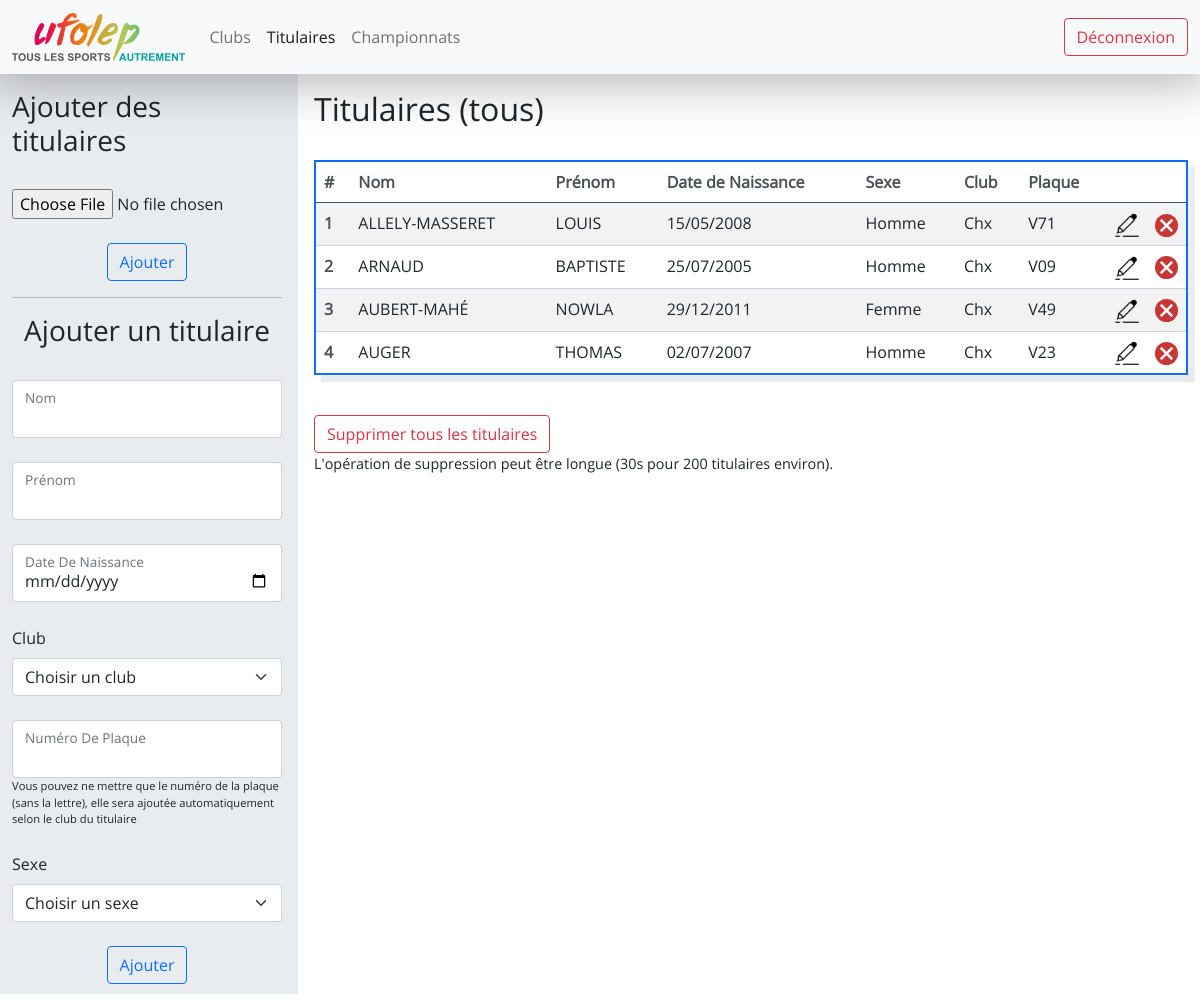
/titulaires/ (signed in), run on the app's committed database.
### website/models.py (models this page shows)
class Titulaire(db.Model) :
    __tablename__ = "titulaire"
    id = db.Column(db.Integer, primary_key=True)
    nom = db.Column(db.String(100), nullable=False)
    prenom = db.Column(db.String(100), nullable=False)
    date_naissance = db.Column(db.Date, nullable=False)
    numero_plaque = db.Column(db.String(2), nullable=False)
    club_id = db.Column(db.Integer, db.ForeignKey('club.id'), nullable=False)
    sexe_id = db.Column(db.Integer, db.ForeignKey('sexe.id'), nullable=False)
    manches = db.relationship('Participant_manche', cascade="all, delete-orphan",backref='titulaire_manche', lazy=True)
    races = db.relationship('Participant_race',cascade="all, delete-orphan",backref='titulaire_race', lazy=True)

class Sexe(db.Model) :
    __tablename__ = "sexe"
    id = db.Column(db.Integer, primary_key=True)
    denomination = db.Column(db.String(20), unique=True, nullable=False)
    titulaires = db.relationship('Titulaire', backref='sexe', lazy=True)

### website/views.py (the view)
@views.route("/titulaires/")
@login_required
def titulaires() :
    titulaires = get_titulaires_dict(Titulaire.query.all())
    clubs = Club.query.all()
    sexes = Sexe.query.all()
    return render_template("titulaires.html", title="tous", titulaires=titulaires, clubs=clubs, sexes=sexes)

### app.py (called while the page is built)
@app.teardown_appcontext
def shutdown_session(exception=None):
    db.session.remove()

### website/__init__.py (called while the page is built)
def create_app() :
    app = Flask(__name__)
    app.config["SECRET_KEY"] = "ti=his is a test"
    app.config['SQLALCHEMY_DATABASE_URI'] = 'sqlite:///database.db'
    app.config['SQLALCHEMY_TRACK_MODIFICATIONS'] = True
    db.init_app(app)
    login_manager = LoginManager()
    login_manager.login_view = "auth.login"
    login_manager.init_app(app)
    from .models import User
    @login_manager.user_loader
    def load_user(user_id) :
        return User.query.get(int(user_id))
    from .views import views
    from .auth import auth
    app.register_blueprint(views, url_prefix="/")
    app.register_blueprint(auth, url_prefix="/")
    db.create_all(app=app)
    return app

### website/views.py (called while the page is built)
def get_titulaires_dict(titulaires):
    to_return = []
    for titulaire in titulaires :
        club = Club.query.filter_by(id=titulaire.club_id).first()
        sexe = Sexe.query.filter_by(id=titulaire.sexe_id).first()
        to_return.append({
            "id": titulaire.id,
            "nom": titulaire.nom,
            "prenom": titulaire.prenom,
            "date_naissance": titulaire.date_naissance.strftime("%d/%m/%Y"),
            "club": club.ville[0].upper() + club.ville[1:],
            "sexe": sexe.denomination,
            "plaque": str(titulaire.numero_plaque),
        })
    return to_return

### website/templates/titulaires.html (shortened to what this page needs)
{% extends "logged.html" %}
{% block logged_css %}
<link
    href="{{ url_for('static', filename='titulaires.css') }}"
    rel="stylesheet"
>
{% endblock %}
{% block left_col %}
<form class="" method="POST" action="/add_titulaires/" enctype="multipart/form-data">
    <div class="title horizontal-flex mb-4">
        <h3>Ajouter des titulaires</h3>
    </div>
     <div class="form-floating mb-4">
        <input type="file" name="xls" accept=".xls">
     </div>
       <div class="horizontal-flex">
        <button type="submit" class="btn btn-outline-primary">Ajouter</button>
    </div>
    <HR ALIGN=CENTER WIDTH="100%">
</form>
<form class="" method="post">
    <div class="title horizontal-flex mb-4">
        <h3>Ajouter un titulaire</h3>
    </div>
    <div class="form-floating mb-4">
        <input type="text" class="form-control {% if name %}is-invalid{% endif %}" id="name" name="name">
        <label for="name">Nom</label>
    </div>
    <div class="form-floating mb-4">
        <input type="text" class="form-control {% if surname %}is-invalid{% endif %}" id="surname" name="surname">
        <label for="surname" class="form-label">Prénom</label>
    </div>
    <div class="form-floating mb-4">
        <input type="date" class="form-control {% if birthDate %}is-invalid{% endif %}" id="birthDate" name="birthDate">
        <label for="birthDate" class="form-label">Date De Naissance</label>
    </div>
    <div class="mb-4">
        <label for="club" class="form-label">Club</label>
        <select id="club" name="clubId" class="form-select {% if clubId %}is-invalid{% endif %}">
            <option value="none" selected>Choisir un club</option>
        </select>
    </div>
    <div class="form-floating mb-4">
        <input type="text" class="form-control {% if plaqueNb %}is-invalid{% endif %}" id="plaqueNb" name="plaqueNb">
        <label for="plaqueNb" class="form-label">Numéro De Plaque</label>
        <p style="font-size: 0.7em;"> Vous pouvez ne mettre que le numéro de la plaque (sans la lettre), elle sera ajoutée automatiquement selon le club du titulaire</p>
    </div>
    <div class="mb-4">
        <label for="sexe" class="form-label">Sexe</label>
        <select id="sexe" name="sexeId" class="form-select {% if sexeId %}is-invalid{% endif %}">
            <option value="none" selected>Choisir un sexe</option>
        </select>
    </div>
    <div class="horizontal-flex">
        <button type="submit" class="btn btn-outline-primary">Ajouter</button>
    </div>
</form>
{% endblock %}
{% block right_col %}
<div class="title mb-4">
    <h2>Titulaires ({{ title }})</h2>
</div>
<table class="table table-striped table-hover">
    <thead>
        <tr>
            <th scope="col">#</th>
            <th scope="col">Nom</th>
            <th scope="col">Prénom</th>
            <th scope="col">Date de Naissance</th>
            <th scope="col">Sexe</th>
            <th scope="col">Club</th>
            <th scope="col">Plaque</th>
            <th scope="col"></th>
            <th scope="col"></th>
        </tr>
    </thead>
    <tbody>
        {% for titulaire in titulaires %}
        <tr>
            <th scope="row">{{ loop.index }}</th>
            <td contenteditable="false">{{ titulaire.nom }}</td>
            <td contenteditable="false">{{ titulaire.prenom }}</td>
            <td> {{titulaire.date_naissance}} </td>
            <td contenteditable="false">{{ titulaire.sexe }}</td>
            <td contenteditable="false">{{ titulaire.club }}</td>
            <td contenteditable="false">{{ titulaire.plaque }}</td>
            <td class="img"><a class="p{{loop.index}}" onclick="showEditForm(event, {{ titulaire }})"><img src="{{ url_for('static', filename='edit.png') }}" alt="Modifier"></a></td>
            <td class="img"><a onclick="delete_titulaire(event, {{ titulaire.id }}, '{{ titulaire.nom }}', '{{ titulaire.prenom }}')"><img src="{{ url_for('static', filename='delete.svg') }}" alt="Supprimer"></a></td>
        </tr>
        {% endfor %}
    </tbody>
</table>
    <br>
    <div id="delete_all_titulaires">
        <button id="btn_delete_all_titulaires" class="btn btn-outline-danger" onclick="deleteAllTitulaires(event, {{ titulaires }})"> Supprimer tous les titulaires {% if club %} club {% endif %} </button>
        <p style="font-size:0.9em;"> L'opération de suppression peut être longue (30s pour 200 titulaires environ). </p>
    </div>
{% endblock %}

### website/static/main.css (style rules this page uses)
* { padding: 0; margin: 0; }
html, body { font-family: open-sans; overflow: hidden; }
select { font-family: open-sans; }
.horizontal-flex { display: flex; justify-content: center; }
.table { box-shadow: 7px 7px 0 0 var(--bs-gray-200); border: 2px solid var(--bs-blue) !important; }
.table th { color: var(--bs-gray-700); border-color: var(--bs-gray-400); }
.table td { border-color: var(--bs-gray-400); }

### website/static/titulaires.css (style rules this page uses)
.title { display: flex; }
td.img { width: 2.5rem; cursor: pointer; }
td.img img { height: auto; max-width: 100%; }

### data on the page
Titulaire: nom "ALLELY-MASSERET", prenom "LOUIS", plaque "V71"
Sexe: sexe "Homme" "Homme" "Homme"
Titulaire: nom "ARNAUD", prenom "BAPTISTE", plaque "V09"
Titulaire: nom "AUBERT-MAHÉ", prenom "NOWLA", plaque "V49"
Sexe: sexe "Femme"
Titulaire: nom "AUGER", prenom "THOMAS", plaque "V23"

### other printed values
{{ title }} "tous"
{{ titulaire.date_naissance }} "15/05/2008" "25/07/2005" "29/12/2011" "02/07/2007"
{{ titulaire.club }} "Chx" "Chx" "Chx" "Chx"
